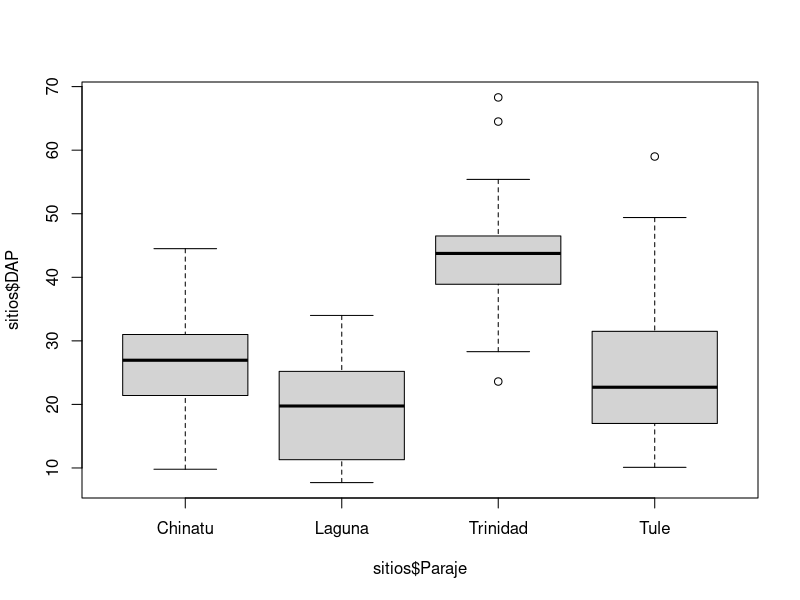
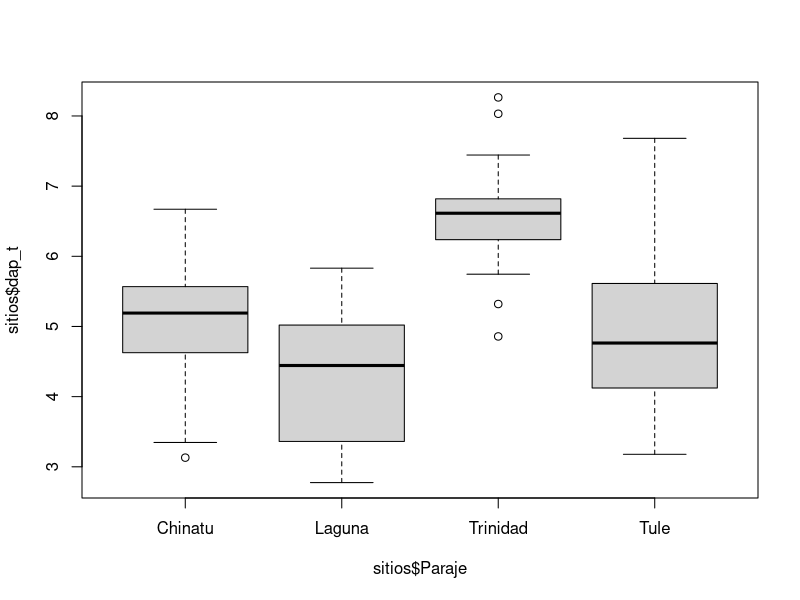

Here is the R script that generated these plots, in order: (Note: this script raises an error after producing the figures.)

# Clase Anova

sitios<- read.csv("claseanova.csv", header = T)

tapply(sitios$DAP, sitios$Paraje, mean)
tapply(sitios$DAP, sitios$Paraje, var)

boxplot(sitios$DAP ~ sitios$Paraje)


tapply(sitios$EDAD, sitios$Paraje, mean)

shapiro.test(sitios$DAP)
bartlett.test(sitios$DAP ~ sitios$Paraje)

# Los datos de DAP no son normales, aunque sus varianzas si son
# homogeneas

sitios$dap_t <- log(sitios$DAP)
shapiro.test(sitios$dap_t)

sitios$dap_t <- sqrt(sitios$DAP)



boxplot(sitios$dap_t ~ sitios$Paraje)

mean(sitios$dap_t)
mean(sitios$DAP)

mean(sitios$dap_t^2)
mean(sitios$DAP)


sit-aov <- aov(sitios$dap_t ~ sitios$Paraje)
summary(sit.aov)
#28.03

TukeyHSD(sit.aov)
plot(TukeyHSD(sit.aov))  

